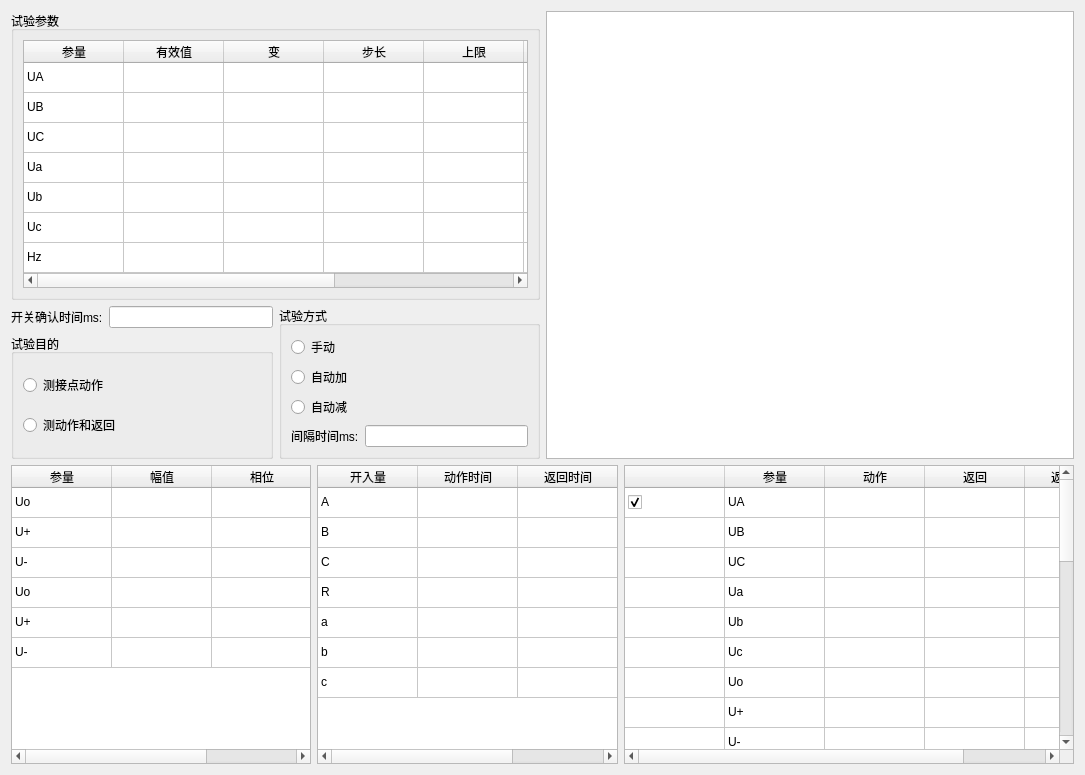
<?xml version="1.0" encoding="UTF-8"?>
<ui version="4.0">
 <class>ui_025</class>
 <widget class="QWidget" name="ui_025">
  <property name="geometry">
   <rect>
    <x>0</x>
    <y>0</y>
    <width>1085</width>
    <height>775</height>
   </rect>
  </property>
  <property name="windowTitle">
   <string>Form</string>
  </property>
  <layout class="QVBoxLayout" name="verticalLayout_5" stretch="3,2">
   <item>
    <layout class="QHBoxLayout" name="horizontalLayout_6">
     <item>
      <layout class="QVBoxLayout" name="verticalLayout_4">
       <item>
        <widget class="QGroupBox" name="groupBox">
         <property name="title">
          <string>试验参数</string>
         </property>
         <layout class="QHBoxLayout" name="horizontalLayout">
          <item>
           <widget class="QTableWidget" name="tb_sycs">
            <property name="rowCount">
             <number>7</number>
            </property>
            <attribute name="verticalHeaderVisible">
             <bool>false</bool>
            </attribute>
            <row/>
            <row/>
            <row/>
            <row/>
            <row/>
            <row/>
            <row/>
            <column>
             <property name="text">
              <string>参量</string>
             </property>
            </column>
            <column>
             <property name="text">
              <string>有效值</string>
             </property>
            </column>
            <column>
             <property name="text">
              <string>变</string>
             </property>
            </column>
            <column>
             <property name="text">
              <string>步长</string>
             </property>
            </column>
            <column>
             <property name="text">
              <string>上限</string>
             </property>
            </column>
            <column>
             <property name="text">
              <string>相位</string>
             </property>
            </column>
            <column>
             <property name="text">
              <string>变</string>
             </property>
            </column>
            <column>
             <property name="text">
              <string>步长</string>
             </property>
            </column>
            <item row="0" column="0">
             <property name="text">
              <string>UA</string>
             </property>
            </item>
            <item row="1" column="0">
             <property name="text">
              <string>UB</string>
             </property>
            </item>
            <item row="2" column="0">
             <property name="text">
              <string>UC</string>
             </property>
            </item>
            <item row="3" column="0">
             <property name="text">
              <string>Ua</string>
             </property>
            </item>
            <item row="4" column="0">
             <property name="text">
              <string>Ub</string>
             </property>
            </item>
            <item row="5" column="0">
             <property name="text">
              <string>Uc</string>
             </property>
            </item>
            <item row="6" column="0">
             <property name="text">
              <string>Hz</string>
             </property>
            </item>
           </widget>
          </item>
         </layout>
        </widget>
       </item>
       <item>
        <layout class="QHBoxLayout" name="horizontalLayout_5">
         <item>
          <layout class="QVBoxLayout" name="verticalLayout_2">
           <item>
            <layout class="QHBoxLayout" name="horizontalLayout_2">
             <item>
              <widget class="QLabel" name="label">
               <property name="text">
                <string>开关确认时间ms:</string>
               </property>
              </widget>
             </item>
             <item>
              <widget class="QLineEdit" name="lineEdit"/>
             </item>
            </layout>
           </item>
           <item>
            <widget class="QGroupBox" name="groupBox_2">
             <property name="title">
              <string>试验目的</string>
             </property>
             <layout class="QVBoxLayout" name="verticalLayout">
              <item>
               <widget class="QRadioButton" name="radioButton">
                <property name="text">
                 <string>测接点动作</string>
                </property>
               </widget>
              </item>
              <item>
               <widget class="QRadioButton" name="radioButton_2">
                <property name="text">
                 <string>测动作和返回</string>
                </property>
               </widget>
              </item>
             </layout>
            </widget>
           </item>
          </layout>
         </item>
         <item>
          <widget class="QGroupBox" name="groupBox_3">
           <property name="title">
            <string>试验方式</string>
           </property>
           <layout class="QVBoxLayout" name="verticalLayout_3">
            <item>
             <widget class="QRadioButton" name="radioButton_3">
              <property name="text">
               <string>手动</string>
              </property>
             </widget>
            </item>
            <item>
             <widget class="QRadioButton" name="radioButton_4">
              <property name="text">
               <string>自动加</string>
              </property>
             </widget>
            </item>
            <item>
             <widget class="QRadioButton" name="radioButton_5">
              <property name="text">
               <string>自动减</string>
              </property>
             </widget>
            </item>
            <item>
             <layout class="QHBoxLayout" name="horizontalLayout_3">
              <item>
               <widget class="QLabel" name="label_2">
                <property name="text">
                 <string>间隔时间ms:</string>
                </property>
               </widget>
              </item>
              <item>
               <widget class="QLineEdit" name="lineEdit_2"/>
              </item>
             </layout>
            </item>
           </layout>
          </widget>
         </item>
        </layout>
       </item>
      </layout>
     </item>
     <item>
      <widget class="QTableWidget" name="tableWidget_4"/>
     </item>
    </layout>
   </item>
   <item>
    <layout class="QHBoxLayout" name="horizontalLayout_4" stretch="2,2,3">
     <item>
      <widget class="QTableWidget" name="tb_down_1">
       <property name="rowCount">
        <number>6</number>
       </property>
       <attribute name="verticalHeaderVisible">
        <bool>false</bool>
       </attribute>
       <row/>
       <row/>
       <row/>
       <row/>
       <row/>
       <row/>
       <column>
        <property name="text">
         <string>参量</string>
        </property>
       </column>
       <column>
        <property name="text">
         <string>幅值</string>
        </property>
       </column>
       <column>
        <property name="text">
         <string>相位</string>
        </property>
       </column>
       <item row="0" column="0">
        <property name="text">
         <string>Uo</string>
        </property>
       </item>
       <item row="1" column="0">
        <property name="text">
         <string>U+</string>
        </property>
       </item>
       <item row="2" column="0">
        <property name="text">
         <string>U-</string>
        </property>
       </item>
       <item row="3" column="0">
        <property name="text">
         <string>Uo</string>
        </property>
       </item>
       <item row="4" column="0">
        <property name="text">
         <string>U+</string>
        </property>
       </item>
       <item row="5" column="0">
        <property name="text">
         <string>U-</string>
        </property>
       </item>
      </widget>
     </item>
     <item>
      <widget class="QTableWidget" name="tb_down_2">
       <property name="rowCount">
        <number>7</number>
       </property>
       <attribute name="verticalHeaderVisible">
        <bool>false</bool>
       </attribute>
       <row/>
       <row/>
       <row/>
       <row/>
       <row/>
       <row/>
       <row/>
       <column>
        <property name="text">
         <string>开入量</string>
        </property>
       </column>
       <column>
        <property name="text">
         <string>动作时间</string>
        </property>
       </column>
       <column>
        <property name="text">
         <string>返回时间</string>
        </property>
       </column>
       <item row="0" column="0">
        <property name="text">
         <string>A</string>
        </property>
       </item>
       <item row="1" column="0">
        <property name="text">
         <string>B</string>
        </property>
       </item>
       <item row="2" column="0">
        <property name="text">
         <string>C</string>
        </property>
       </item>
       <item row="3" column="0">
        <property name="text">
         <string>R</string>
        </property>
       </item>
       <item row="4" column="0">
        <property name="text">
         <string>a</string>
        </property>
       </item>
       <item row="5" column="0">
        <property name="text">
         <string>b</string>
        </property>
       </item>
       <item row="6" column="0">
        <property name="text">
         <string>c</string>
        </property>
       </item>
      </widget>
     </item>
     <item>
      <widget class="QTableWidget" name="tb_down_3">
       <property name="rowCount">
        <number>25</number>
       </property>
       <attribute name="verticalHeaderVisible">
        <bool>false</bool>
       </attribute>
       <row/>
       <row/>
       <row/>
       <row/>
       <row/>
       <row/>
       <row/>
       <row/>
       <row/>
       <row/>
       <row/>
       <row/>
       <row/>
       <row/>
       <row/>
       <row/>
       <row/>
       <row/>
       <row/>
       <row/>
       <row/>
       <row/>
       <row/>
       <row/>
       <row/>
       <column>
        <property name="text">
         <string/>
        </property>
       </column>
       <column>
        <property name="text">
         <string>参量</string>
        </property>
       </column>
       <column>
        <property name="text">
         <string>动作</string>
        </property>
       </column>
       <column>
        <property name="text">
         <string>返回</string>
        </property>
       </column>
       <column>
        <property name="text">
         <string>返回系数</string>
        </property>
       </column>
       <item row="0" column="0">
        <property name="text">
         <string/>
        </property>
        <property name="checkState">
         <enum>Checked</enum>
        </property>
       </item>
       <item row="0" column="1">
        <property name="text">
         <string>UA</string>
        </property>
       </item>
       <item row="1" column="1">
        <property name="text">
         <string>UB</string>
        </property>
       </item>
       <item row="2" column="1">
        <property name="text">
         <string>UC</string>
        </property>
       </item>
       <item row="3" column="1">
        <property name="text">
         <string>Ua</string>
        </property>
       </item>
       <item row="4" column="1">
        <property name="text">
         <string>Ub</string>
        </property>
       </item>
       <item row="5" column="1">
        <property name="text">
         <string>Uc</string>
        </property>
       </item>
       <item row="6" column="1">
        <property name="text">
         <string>Uo</string>
        </property>
       </item>
       <item row="7" column="1">
        <property name="text">
         <string>U+</string>
        </property>
       </item>
       <item row="8" column="1">
        <property name="text">
         <string>U-</string>
        </property>
       </item>
       <item row="9" column="1">
        <property name="text">
         <string>uo</string>
        </property>
       </item>
       <item row="10" column="1">
        <property name="text">
         <string>u+</string>
        </property>
       </item>
       <item row="11" column="1">
        <property name="text">
         <string>u-</string>
        </property>
       </item>
       <item row="12" column="1">
        <property name="text">
         <string>ΦUA</string>
        </property>
       </item>
       <item row="13" column="1">
        <property name="text">
         <string>ΦUB</string>
        </property>
       </item>
       <item row="14" column="1">
        <property name="text">
         <string>ΦUC</string>
        </property>
       </item>
       <item row="15" column="1">
        <property name="text">
         <string>ΦUa</string>
        </property>
       </item>
       <item row="16" column="1">
        <property name="text">
         <string>ΦUb</string>
        </property>
       </item>
       <item row="17" column="1">
        <property name="text">
         <string>ΦUc</string>
        </property>
       </item>
       <item row="18" column="1">
        <property name="text">
         <string>ΦUo</string>
        </property>
       </item>
       <item row="19" column="1">
        <property name="text">
         <string>ΦU+</string>
        </property>
       </item>
       <item row="20" column="1">
        <property name="text">
         <string>ΦU-</string>
        </property>
       </item>
       <item row="21" column="1">
        <property name="text">
         <string>Φuo</string>
        </property>
       </item>
       <item row="22" column="1">
        <property name="text">
         <string>Φu+</string>
        </property>
       </item>
       <item row="23" column="1">
        <property name="text">
         <string>Φu-</string>
        </property>
       </item>
       <item row="24" column="1">
        <property name="text">
         <string>Hz</string>
        </property>
       </item>
      </widget>
     </item>
    </layout>
   </item>
  </layout>
 </widget>
 <resources/>
 <connections/>
</ui>
